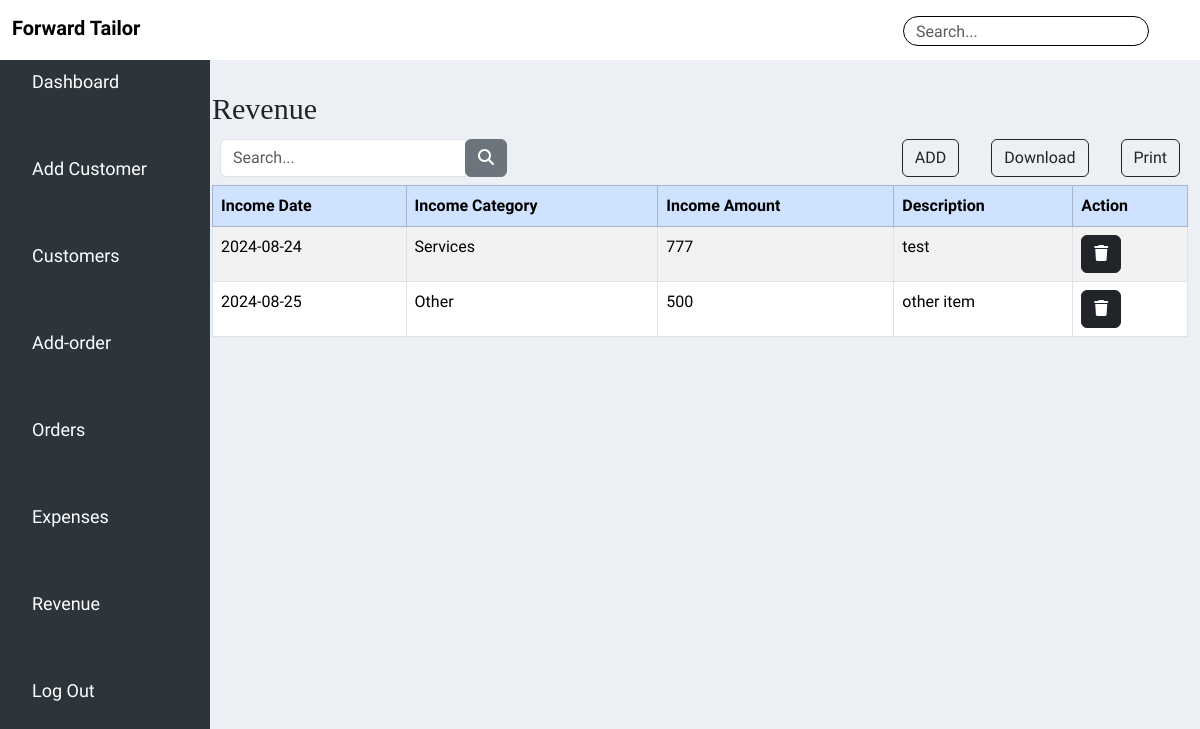
Screenshot of /revenue/ with the database file from the repository.
### revenueapp/models.py (models this page shows)
class revenuedetails(models.Model):
    income_date = models.CharField(max_length=100, null=True)
    income_category=models.CharField(max_length=100, null=True)
    income_amount=models.CharField(max_length=100, null=True)
    description = models.CharField(max_length=100, null=True)

### tailor_management/views.py (the view)
# urls.py: path('revenue/' , views.revenuefn, name='revenue'),
def revenuefn(request):
    revenue=revenuedetails.objects.all()
    data={
        'revenue':revenue
    }
    return render(request,'revenue.html', data)

### templates/revenue.html (shortened to what this page needs)
{% include 'header.html' %}
<div class="col-lg-10 mt-3">
    <div class=" main-content">
        <div class="" style="font-size: 30px; font-family: 'Times New Roman', Times, serif;">
            Revenue
        </div>
        <div class="hstack gap-3">
          <div class="p-2"><div class="input-group">
              <input type="text" class="form-control" placeholder="Search...">
              <div class="input-group-append">
                <button class="btn btn-secondary" type="button">
                  <i class="fa fa-search"></i>
                </button>
              </div>
            </div>
          </div>
          <div class="p-2 ms-auto"><button type="button" class="btn btn-outline-dark" data-bs-toggle="modal" data-bs-target="#exampleModal-mg3">ADD</button></div>
          <div class="p-2"><button type="button" class="btn btn-outline-dark" data-bs-toggle="modal" data-bs-target="#exampleModal-mg2">Download</button></div>
          <div class="p-2"><button type="button" class="btn btn-outline-dark"onclick="printTable()" class="btn btn-primary mb-3">Print</button></div>
        </div>
                      <table class="table table-striped table-bordered">
                        <thead class="table-primary">
                          <tr>
                            <th>Income Date</th>
                            <th>Income Category</th>
                            <th>Income Amount</th>
                            <th>Description</th>
                            <th>Action</th>
                          </tr>
                        </thead>
                        <tbody>
                          {% for a in revenue %}
                          <tr>
                            <td>{{a.income_date}}</td>
                            <td>{{a.income_category}}</td>
                            <td>{{a.income_amount}}</td>
                            <td>{{a.description}}</td>
                            <td>
                              <a href="/deleterevenuefn/{{a.id}}" onclick="return confirmDelete('{{ a.name }}')"><button class="btn btn-dark" id="del"><i class="fa-solid fa-trash"></i></button></a></td>
                          </tr>
                          {% endfor %}
                        </tbody>
                          </table>
</body>
</html>

### static/css/style.css (style rules this page uses)
* { margin: 0px; padding: 0px; box-sizing: border-box; font-family: 'Adamina'; }
body { background-color:#ECF0F4 !important; }
.main-content { margin-top: 70px; }
.main-content { margin-left: 0px; margin-top: 70px; }

### rows the page displays
revenuedetails: income_date "2024-08-24", income_category "Services", income_amount "777", description "test"
revenuedetails: income_date "2024-08-25", income_category "Other", income_amount "500", description "other item"
